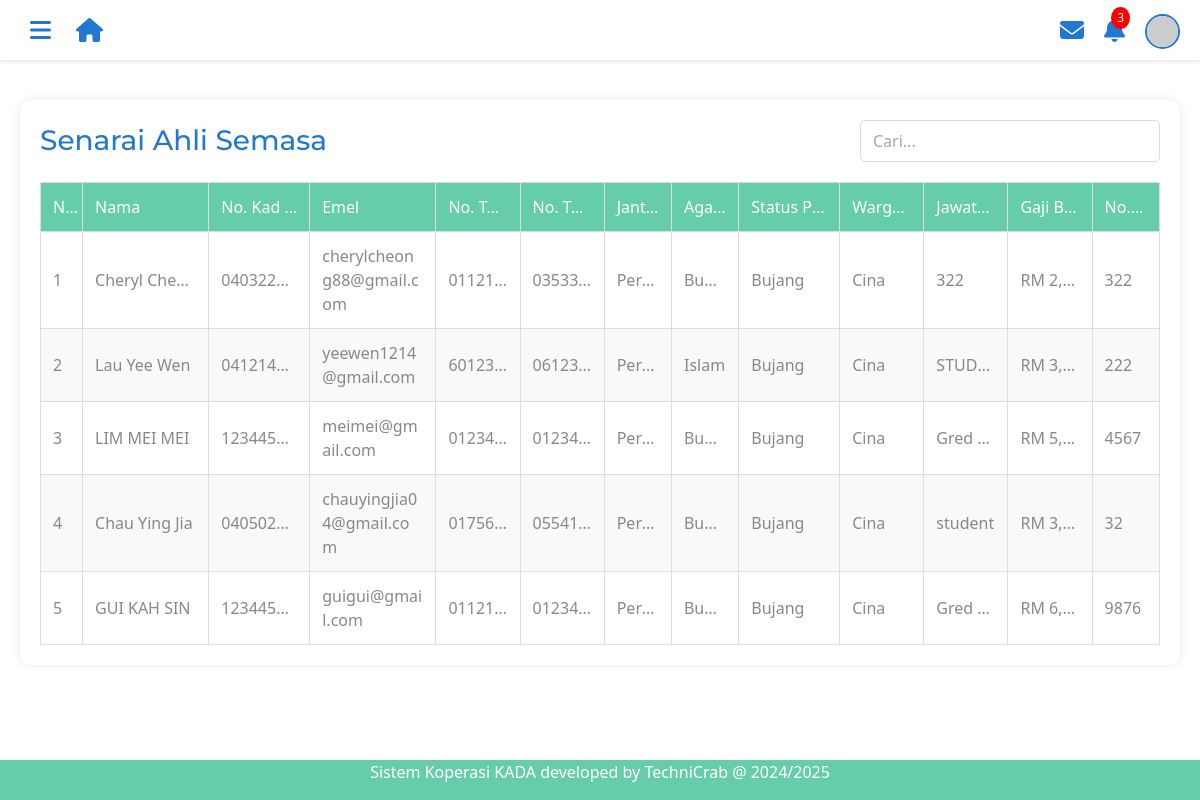
Screenshot of /senaraiahli.php with the database file from the repository.
### tables this page shows
CREATE TABLE `tb_member` (
  `employeeID` int(4) NOT NULL,
  `memberName` varchar(255) NOT NULL,
  `email` varchar(255) DEFAULT NULL COMMENT 'Email address',
  `ic` varchar(20) NOT NULL,
  `maritalStatus` varchar(20) NOT NULL,
  `sex` varchar(10) DEFAULT NULL,
  `religion` varchar(50) DEFAULT NULL,
  `nation` varchar(50) DEFAULT NULL,
  `no_pf` varchar(50) DEFAULT NULL,
  `position` varchar(100) DEFAULT NULL COMMENT 'Job position',
  `phoneNumber` varchar(20) DEFAULT NULL COMMENT 'Primary contact number',
  `phoneHome` varchar(20) DEFAULT NULL COMMENT 'Home contact number',
  `monthlySalary` decimal(10,2) DEFAULT NULL COMMENT 'Monthly salary amount',
  `created_at` timestamp NOT NULL DEFAULT current_timestamp(),
  `updated_at` timestamp NOT NULL DEFAULT current_timestamp() ON UPDATE current_timestamp()
);

### senaraiahli.php (the view, shortened to what this page needs)
<!DOCTYPE html>
<html lang="en">
<head>
  <link href="css/bootstrap.min (1).css" rel="stylesheet">
  <link rel="stylesheet" href="https://cdnjs.cloudflare.com/ajax/libs/font-awesome/6.5.1/css/all.min.css">
</head>
<body>
<div class="main-header">
    <div class="header-left">
        <button class="menu-button" id="menuButton">
            <i class="fas fa-bars"></i>
        </button>
        <a href="adminmainpage.php" class="home-button">
            <i class="fas fa-home"></i>
        </a>
    </div>
    <div class="top-right-icons">
        <div class="icon-button">
            <i class="fas fa-envelope"></i>
        </div>
        <div class="icon-button">
            <i class="fas fa-bell"></i>
            <span class="notification-badge">3</span>
        </div>
        <div class="icon-button">
            <img src="https://randomuser.me/api/portraits/men/32.jpg" alt="Profile" class="profile-pic">
        </div>
    </div>
</div>
<div class="tables-container" style="margin-top: 80px; padding: 20px;">
    <div class="table-wrapper" style="width: 100%; background: white; padding: 20px; border-radius: 10px; box-shadow: 0 0 10px rgba(0,0,0,0.1);">
        <div class="table-header" style="display: flex; justify-content: space-between; align-items: center; margin-bottom: 20px;">
            <h3 style="color: rgb(34, 119, 210); margin: 0;">Senarai Ahli Semasa</h3>
            <div class="search-container">
                <input type="text" id="searchInput" class="form-control" style="width: 300px;" placeholder="Cari...">
            </div>
        </div>
        <div class="table-responsive">
            <table class="custom-table" id="dataTable">
                <thead>
                    <tr>
                        <th>No.</th>
                        <th>Nama</th>
                        <th>No. Kad Pengenalan</th>
                        <th>Emel</th>
                        <th>No. Telefon</th>
                        <th>No. Telefon Rumah</th>
                        <th>Jantina</th>
                        <th>Agama</th>
                        <th>Status Perkahwinan</th>
                        <th>Warganegara</th>
                        <th>Jawatan</th>
                        <th>Gaji Bulanan</th>
                        <th>No. PF</th>
                    </tr>
                </thead>
                <tbody>
                    <?php
                    include 'dbconnect.php';
                    $sql = "SELECT * FROM tb_member";
                    $result = mysqli_query($conn, $sql);
                    $counter = 1;
                    while ($row = mysqli_fetch_assoc($result)) {
                        echo "<tr>";
                        echo "<td>" . $counter++ . "</td>";
                        echo "<td>" . htmlspecialchars($row['memberName']) . "</td>";
                        echo "<td>" . htmlspecialchars($row['ic']) . "</td>";
                        echo "<td>" . htmlspecialchars($row['email']) . "</td>";
                        echo "<td>" . htmlspecialchars($row['phoneNumber']) . "</td>";
                        echo "<td>" . htmlspecialchars($row['phoneHome']) . "</td>";
                        echo "<td>" . htmlspecialchars($row['sex']) . "</td>";
                        echo "<td>" . htmlspecialchars($row['religion']) . "</td>";
                        echo "<td>" . htmlspecialchars($row['maritalStatus']) . "</td>";
                        echo "<td>" . htmlspecialchars($row['nation']) . "</td>";
                        echo "<td>" . htmlspecialchars($row['position']) . "</td>";
                        echo "<td>RM " . number_format($row['monthlySalary'], 2) . "</td>";
                        echo "<td>" . htmlspecialchars($row['no_pf']) . "</td>";
                        echo "</tr>";
                    }
                    ?>
                </tbody>
            </table>
        </div>
    </div>
</div>
<?php include 'footer.php';?>

### senaraiahli.php (style rules this page uses)
.main-header { position: fixed; top: 0; left: 0; right: 0; height: 60px; background-color: white; box-shadow: 0 2px 4px rgba(0,0,0,0.1); display: flex; align-items: center; justify-content: space-between; padding: 0 20px; z-index: 999; }
.menu-button { background: none; border: none; font-size: 24px; color: rgb(34, 119, 210); cursor: pointer; padding: 10px; transition: transform 0.3s ease; }
.top-right-icons { display: flex; gap: 20px; align-items: center; }
.icon-button { color: rgb(34, 119, 210); font-size: 24px; cursor: pointer; transition: transform 0.3s ease; position: relative; }
.profile-pic { width: 35px; height: 35px; border-radius: 50%; object-fit: cover; border: 2px solid rgb(34, 119, 210); }
.notification-badge { position: absolute; top: -5px; right: -5px; background-color: red; color: white; border-radius: 50%; padding: 2px 6px; font-size: 12px; }
.header-left { display: flex; align-items: center; gap: 15px; }
.home-button { color: rgb(34, 119, 210); font-size: 24px; text-decoration: none; transition: transform 0.3s ease; }
.custom-table { width: 100%; border-collapse: collapse; table-layout: fixed; }
.custom-table th, .custom-table td { padding: 12px; text-align: left; overflow: hidden; text-overflow: ellipsis; white-space: nowrap; border: 1px solid #ddd; }
.custom-table th { background-color: MediumAquamarine; color: white; font-weight: 500; }
.custom-table tr:nth-child(even) { background-color: #f8f9fa; }
.table-wrapper { background: white; padding: 20px; border-radius: 10px; box-shadow: 0 0 10px rgba(0,0,0,0.1); }
.table-header { display: flex; justify-content: space-between; align-items: center; margin-bottom: 20px; }
.table-header h3 { color: rgb(34, 119, 210); margin: 0; }
.search-container input { border: 1px solid #ddd; border-radius: 5px; padding: 8px 12px; }
.custom-table th:nth-child(1), .custom-table td:nth-child(1) { width: 5%; }
.custom-table th:nth-child(2), .custom-table td:nth-child(2) { width: 15%; }
.custom-table th:nth-child(3), .custom-table td:nth-child(3) { width: 12%; }
.custom-table th:nth-child(4), .custom-table td:nth-child(4) { width: 15%; white-space: normal; word-break: break-word; }
.custom-table th:nth-child(5), .custom-table td:nth-child(5) { width: 10%; }
.custom-table th:nth-child(6), .custom-table td:nth-child(6) { width: 10%; }
.custom-table th:nth-child(7), .custom-table td:nth-child(7) { width: 8%; }
.custom-table th:nth-child(8), .custom-table td:nth-child(8) { width: 8%; }
.custom-table th:nth-child(9), .custom-table td:nth-child(9) { width: 12%; }
.custom-table th:nth-child(10), .custom-table td:nth-child(10) { width: 10%; }
.custom-table th:nth-child(11), .custom-table td:nth-child(11) { width: 10%; }
.custom-table th:nth-child(12), .custom-table td:nth-child(12) { width: 10%; }
.custom-table th:nth-child(13), .custom-table td:nth-child(13) { width: 8%; }
@media screen and (max-width: 1200px) { .table-responsive { overflow-x: auto; } }
@media screen and (max-width: 1200px) { .custom-table { min-width: 1000px; } }

### rows the page displays
tb_member: memberName "Cheryl Che…", ic "040322…", email "cherylcheong88@gmail.com", phoneNumber "01121…", phoneHome "03533…", sex "Per…", religion "Bu…", maritalStatus "Bujang", nation "Cina", position "322", monthlySalary "2,…", no_pf "322"
tb_member: memberName "Lau Yee Wen", ic "041214…", email "yeewen1214@gmail.com", phoneNumber "60123…", phoneHome "06123…", sex "Per…", religion "Islam", maritalStatus "Bujang", nation "Cina", position "STUD…", monthlySalary "3,…", no_pf "222"
tb_member: memberName "LIM MEI MEI", ic "123445…", email "meimei@gmail.com", phoneNumber "01234…", phoneHome "01234…", sex "Per…", religion "Bu…", maritalStatus "Bujang", nation "Cina", position "Gred 40", monthlySalary "5,…", no_pf "4567"
tb_member: memberName "Chau Ying Jia", ic "040502…", email "chauyingjia04@gmail.com", phoneNumber "01756…", phoneHome "05541…", sex "Per…", religion "Bu…", maritalStatus "Bujang", nation "Cina", position "student", monthlySalary "3,…", no_pf "32"
tb_member: memberName "GUI KAH SIN", ic "123445…", email "guigui@gmail.com", phoneNumber "01121…", phoneHome "01234…", sex "Per…", religion "Bu…", maritalStatus "Bujang", nation "Cina", position "Gred 40", monthlySalary "6,…", no_pf "9876"
